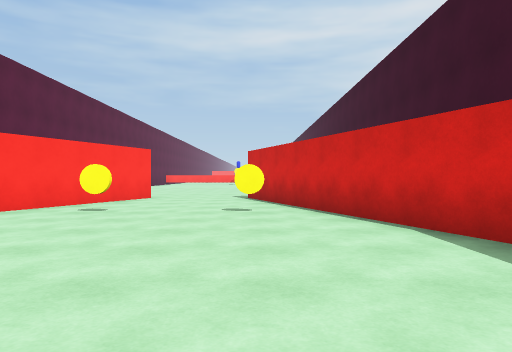
View 1 (above)

16 first-person views from a walk through a scene from a Unity 3-D project. The camera is 1.2 m above the floor, looks level and sees 70° across. The floor is counted in squares, 2 m on a side. Each view is taken from the middle of a square. On the plan, view 1 faces up. The plan holds only what a view shows up to about 10 squares ahead; the rest is blank. The place goes on beyond the plan. The player is left out.

View 2
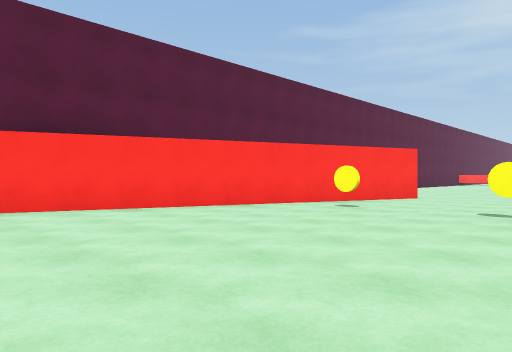

View 3
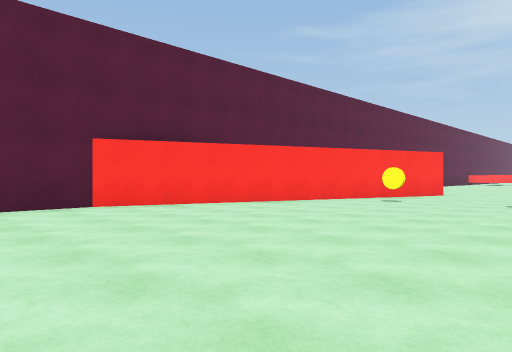

View 4
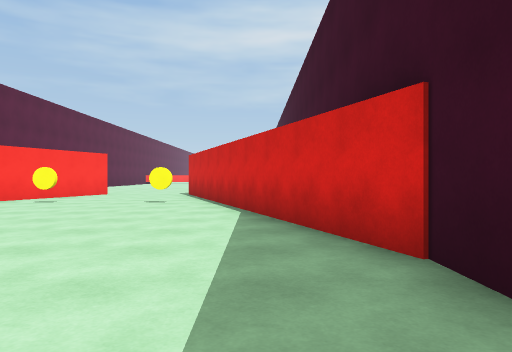

View 5
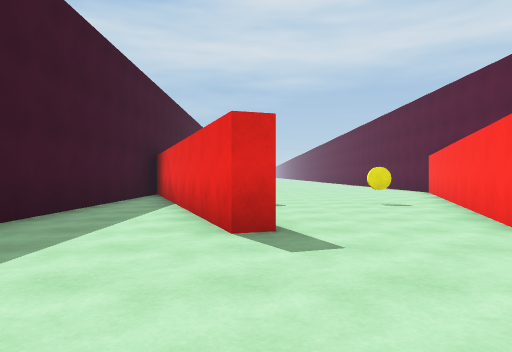

View 6
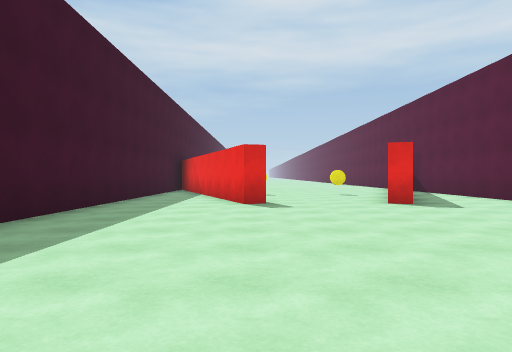

View 7
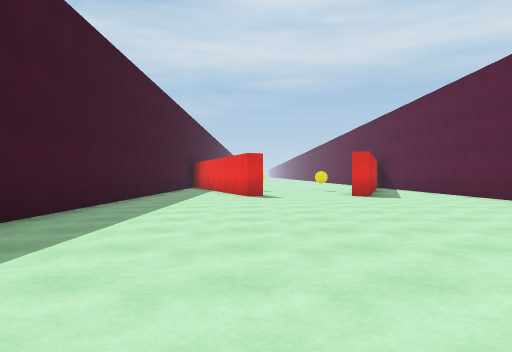

View 8
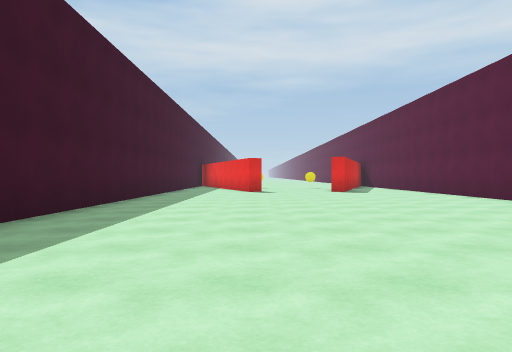

View 9
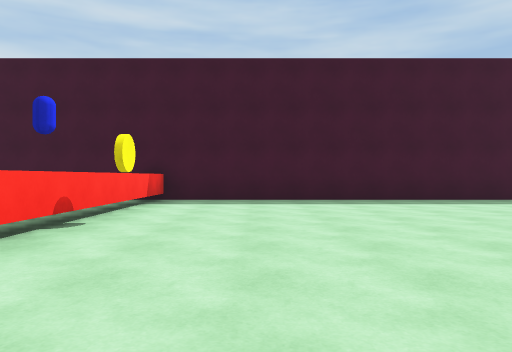

View 10
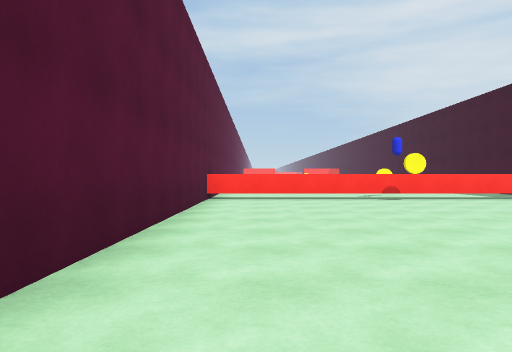

View 11
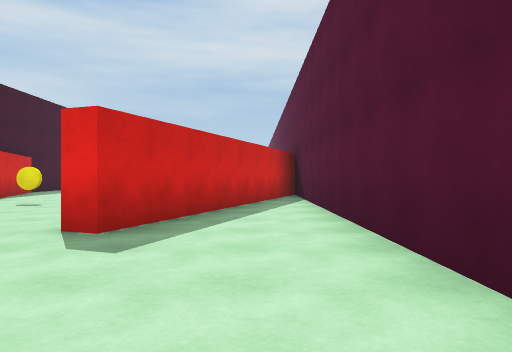

View 12
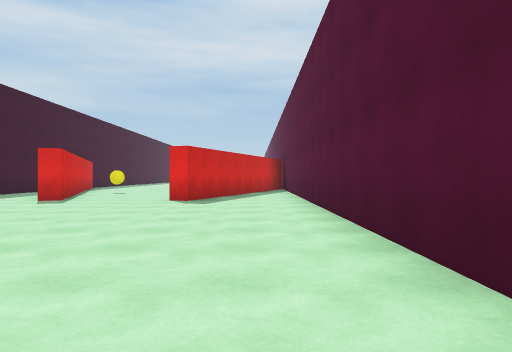

View 13
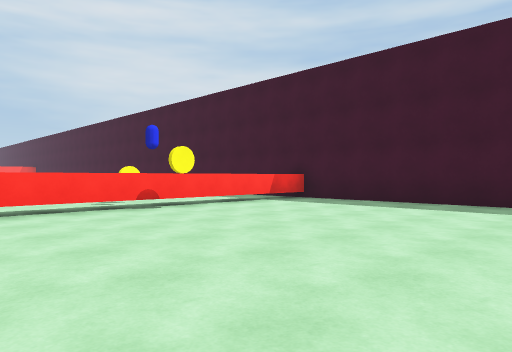

View 14
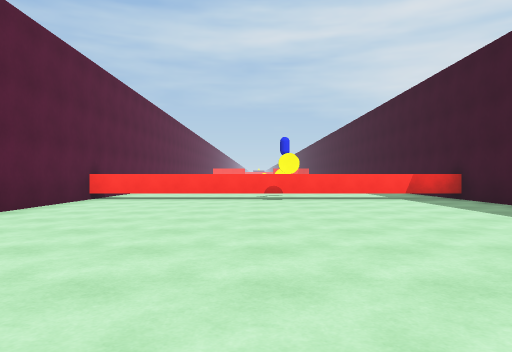

View 15
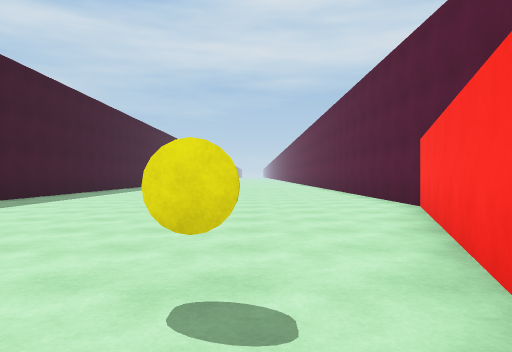

View 16
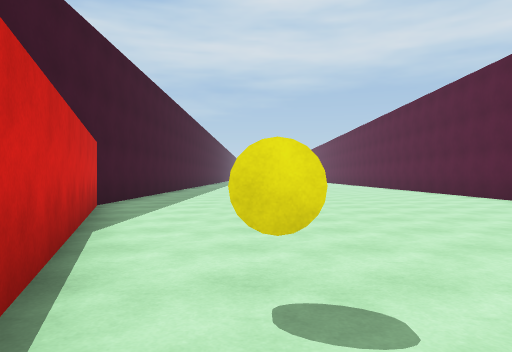

### Floor plan
Points are (right, up) in squares from view 1. A wall is a line through its corners. A room is listed if a view was taken in it or the views show most of it. See-through windows are left out.
Room 1 (views 1, 2, 3, 4, 15, 16)
walls: (3.2, -2) (3.2, 0.5) (0.2, 8.8); (-3.4, 8.6) (-6.3, 0.8) (-6.3, -2)
ways out: opening at (-2, 9) to room 2
objects: other object (-3, 6); other object (0, 6)
Room 2 (views 5, 6, 7, 8, 9, 10, 11, 12, 13, 14)
walls: (0.2, 8.8) (-0.2, 10) (0.2, 10.2) (2.4, 4.2); (-1.5, 25.3) (-6.2, 25.3); (3.2, 25.3) (-0.6, 25.3); (-6.3, 26) (-6.3, 4); (3.2, 4) (3.2, 26.5); (-5.6, 4) (-3.4, 10.2) (-2.9, 10) (-3.4, 8.6)
ways out: opening at (-2, 9) to room 1
objects: other object (-1, 26)

Where each view was taken, in squares from view 1:
view 1: 0 up, 0 right, facing up
view 2: 0 up, 1 right, facing up-left
view 3: 2 down, 1 right, facing up-left
view 4: 2 down, 2 right, facing up
view 5: 14 up, 0 right, facing down
view 6: 18 up, 0 right, facing down
view 7: 21 up, 0 right, facing down
view 8: 24 up, 0 right, facing down
view 9: 23 up, 6 left, facing right
view 10: 16 up, 5 left, facing up
view 11: 14 up, 5 left, facing down
view 12: 19 up, 5 left, facing down
view 13: 19 up, 5 left, facing up-right
view 14: 16 up, 2 left, facing up
view 15: 8 up, 3 left, facing down
view 16: 8 up, 0 right, facing down
